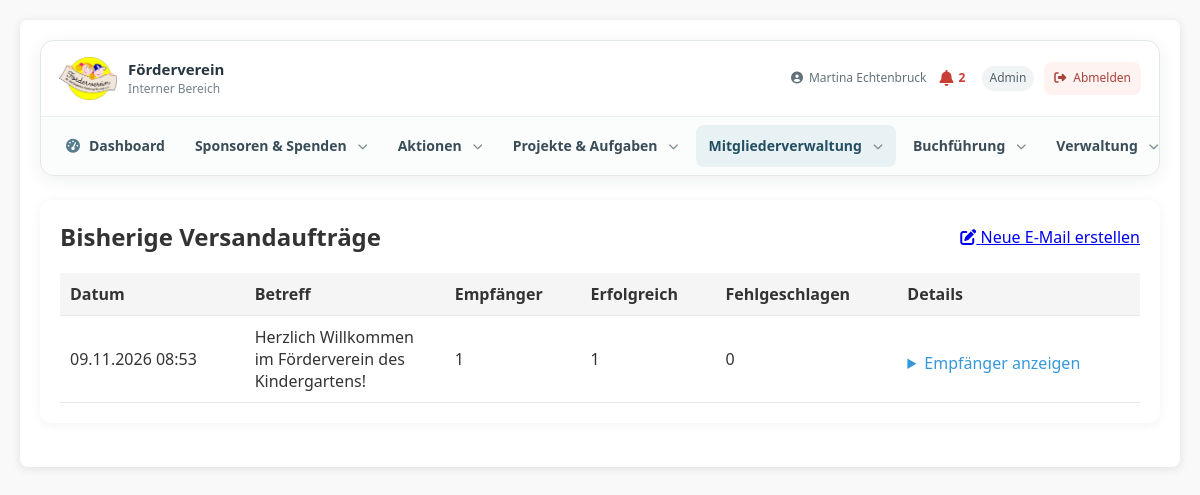
The page /mitglieder_versandhistorie.php (signed in) on the database its author committed.
### tables this page shows
CREATE TABLE `roles` (
  `id` int NOT NULL,
  `role_name` varchar(50) NOT NULL,
  `description` text,
  `created_at` timestamp NULL DEFAULT CURRENT_TIMESTAMP
);

CREATE TABLE `member_mail_batches` (
  `id` bigint UNSIGNED NOT NULL,
  `subject_enc` text NOT NULL,
  `body_enc` longtext NOT NULL,
  `recipient_count` int UNSIGNED NOT NULL DEFAULT '0',
  `sent_count` int UNSIGNED NOT NULL DEFAULT '0',
  `failed_count` int UNSIGNED NOT NULL DEFAULT '0',
  `created_at` datetime NOT NULL DEFAULT CURRENT_TIMESTAMP
);

### mitglieder_versandhistorie.php (called while the page is built, shortened)
<?php
require __DIR__ . '/app/Modules/Mitgliederverwaltung/Pages/history.php';

### app/Core/Auth.php (called while the page is built, shortened)
<?php
function getUserRole() {
    $database = new Database();
    $conn = $database->getConnection();
    $stmt = $conn->prepare("
        SELECT r.role_name
        FROM users u
        JOIN user_roles ur ON u.id = ur.user_id
        JOIN roles r ON ur.role_id = r.id
        WHERE u.id = ?
        LIMIT 1
    ");
    $stmt->execute([$_SESSION['user_id']]);
    return $stmt->fetchColumn();
}
?>

### app/Core/MemberEncryption.php (called while the page is built, shortened)
<?php
final class MemberEncryption
{
    private string $key;
    public function __construct(string $projectRoot)
    {
        $path = rtrim($projectRoot, '/\\') . '/private/member_encryption_key.php';
        $config = require $path;
        $encoded = is_array($config) ? ($config['key'] ?? '') : '';
        $key = is_string($encoded) ? base64_decode($encoded, true) : false;
        $this->key = $key;
    }
    public function decrypt(?string $stored): ?string
    {
        $raw = base64_decode(substr($stored, 3), true);
        $plain = openssl_decrypt(substr($raw, 28), 'aes-256-gcm', $this->key, OPENSSL_RAW_DATA, substr($raw, 0, 12), substr($raw, 12, 16));
        return $plain;
    }
}

### private/member_encryption_key.php (called while the page is built)
<?php
return [
    'key' => '8XVUGuq21G7+NRj645o5peEnNi2Y3iov5xFsLFwlHyE='
];

### app/Modules/Mitgliederverwaltung/Pages/history.php (the view, shortened to what this page needs)
<?php
$appRoot=dirname(__DIR__,4); require_once $appRoot.'/auth.php'; require_once $appRoot.'/app/Core/MemberEncryption.php';
function mhist($v):string{return htmlspecialchars((string)$v,ENT_QUOTES|ENT_SUBSTITUTE,'UTF-8');}
try{$db=(new Database())->getConnection();$crypto=new MemberEncryption($appRoot);$batches=$db->query('SELECT id,subject_enc,recipient_count,sent_count,failed_count,created_at FROM member_mail_batches ORDER BY created_at DESC,id DESC LIMIT 100')->fetchAll(PDO::FETCH_ASSOC);$rows=[];foreach($batches as $b){$b['subject']=$crypto->decrypt($b['subject_enc']);$stmt=$db->prepare('SELECT member_number,recipient_name_enc,recipient_email_enc,send_status,sent_at,error_message FROM member_mail_recipients WHERE batch_id=? ORDER BY id');$stmt->execute([$b['id']]);$b['recipients']=$stmt->fetchAll(PDO::FETCH_ASSOC);foreach($b['recipients'] as &$r){$r['name']=$crypto->decrypt($r['recipient_name_enc']);$r['email']=$crypto->decrypt($r['recipient_email_enc']);}unset($r);$rows[]=$b;}}catch(Throwable $e){error_log('Mitglieder-Versandhistorie: '.$e->getMessage());$error='Die Versandhistorie konnte nicht geladen werden. Bitte Datenbankmigration prüfen.';$rows=[];}
?>
<!doctype html><html lang="de"><head><link rel="stylesheet" href="styles.css"><link rel="stylesheet" href="includes/navigation.css"><link rel="stylesheet" href="https://cdnjs.cloudflare.com/ajax/libs/font-awesome/6.4.0/css/all.min.css"></head><body><div class="container"><header class="app-page-header"><?php require $appRoot.'/includes/navigation.php';?></header><main class="mh-wrap"><div class="mh-card"><div style="display:flex;justify-content:space-between;align-items:center;gap:12px;flex-wrap:wrap"><h2 style="margin:0">Bisherige Versandaufträge</h2><a href="mitglieder_kommunikation.php" class="mh-btn"><i class="fa-solid fa-pen-to-square"></i> Neue E-Mail erstellen</a></div><?php if(!empty($error)):?><?=mhist($error)?><?php elseif(!$rows):?><p class="mh-muted">Es wurden noch keine E-Mails über die Mitgliederkommunikation versendet.</p><?php else:?><div style="overflow-x:auto"><table class="mh-table"><thead><tr><th>Datum</th><th>Betreff</th><th>Empfänger</th><th>Erfolgreich</th><th>Fehlgeschlagen</th><th>Details</th></tr></thead><tbody><?php foreach($rows as $b):?><tr><td><?=date('d.m.Y H:i',strtotime($b['created_at']))?></td><td><?=mhist($b['subject'])?></td><td><?= (int)$b['recipient_count']?></td><td><?= (int)$b['sent_count']?></td><td><?= (int)$b['failed_count']?></td><td><details class="mh-details"><summary>Empfänger anzeigen</summary><?php foreach($b['recipients'] as $r):?><?= (int)$r['member_number']?><?=mhist($r['name'])?><?=mhist($r['email'])?> <?= $r['send_status']==='failed'?'failed':($r['send_status']==='pending'?'pending':'')?><?=mhist(['sent'=>'Versendet','failed'=>'Fehlgeschlagen','pending'=>'Ausstehend'][$r['send_status']]??$r['send_status'])?><?= $r['sent_at']?date('d.m.Y H:i',strtotime($r['sent_at'])):'–'?><?=mhist($r['error_message']??'')?><?php endforeach;?></details></td></tr><?php endforeach;?></tbody></table></div><?php endif;?></div></main></div></body></html>

### includes/navigation.php (shortened to what this page needs)
<?php
$navigationItems = require __DIR__ . '/../config/navigation.php';
$currentPage = basename(parse_url($_SERVER['SCRIPT_NAME'] ?? '', PHP_URL_PATH) ?: '');
$currentQuery = [];
parse_str((string) (parse_url($_SERVER['REQUEST_URI'] ?? '', PHP_URL_QUERY) ?: ''), $currentQuery);
$isNavigationItemActive = static function (array $item) use ($currentPage, $currentQuery): bool {
    if ($currentPage !== basename((string) ($item['url'] ?? ''))) return false;
    $targetQuery = [];
    parse_str((string) (parse_url((string) ($item['url'] ?? ''), PHP_URL_QUERY) ?: ''), $targetQuery);
    foreach (['view'] as $key) {
        if (($targetQuery[$key] ?? null) !== ($currentQuery[$key] ?? null)) return false;
    }
    return true;
};
$currentUserName = $_SESSION['full_name'] ?? $_SESSION['username'] ?? 'Benutzer';
$currentUserRole = getUserRole();
$notificationUnreadCount = 0;
try {
    $notificationDb = (new Database())->getConnection();
    $notificationDb->setAttribute(PDO::ATTR_ERRMODE, PDO::ERRMODE_EXCEPTION);
    $notificationUserId = (int)($_SESSION['user_id'] ?? 0);
    $notificationConditions = ['user_id=?', 'is_read=0'];
    $notificationParams = [$notificationUserId];
    $notificationCountStmt = $notificationDb->prepare('SELECT COUNT(*) FROM notifications WHERE '.implode(' AND ', $notificationConditions));
    $notificationCountStmt->execute($notificationParams);
    $notificationUnreadCount = (int)$notificationCountStmt->fetchColumn();
} catch (Throwable $notificationError) {
    error_log('Benachrichtigungszähler: '.$notificationError->getMessage());
}
$visibleItems = [];
foreach ($navigationItems as $item) {
    if (!isset($item['permission']) || $item['permission'] === null || hasPermission($item['permission'])) {
        $visibleItems[] = $item;
    }
}
$navigationGroups = [
    'Sponsoren & Spenden' => ['Sponsorenübersicht', 'Spendenaktion'],
    'Aktionen' => ['Verkäufe & Bestellungen', 'Helferlisten'],
    'Projekte & Aufgaben' => ['Aufgabenübersicht', 'Projekt anlegen', 'Einzelaufgaben', 'Vorlagen'],
    'Mitgliederverwaltung' => ['Mitgliederübersicht', 'E-Mail-Vorlagen', 'Mitgliederkommunikation', 'Versandhistorie'],
    'Buchführung' => ['Buchungen'],
    'Verwaltung' => ['Benutzerverwaltung', 'Rollen & Rechte'],
];
$dashboardItem = null;
foreach ($visibleItems as $item) {
    if ($item['label'] === 'Dashboard') $dashboardItem = $item;
}
?>
<div class="app-navigation" aria-label="Hauptnavigation">
    <div class="app-navigation-top">
        <a class="app-navigation-brand" href="dashboard.php" aria-label="Förderverein intern – Dashboard">
            <img src="/intern/assets/foerderverein-logo.png" alt="Förderverein Ev. Kindergarten Duisburg-Rumeln e.V.">
            <span><strong>Förderverein</strong><small>Interner Bereich</small></span>
        </a>
        <div class="app-navigation-user">
            <a class="app-navigation-user-name app-navigation-profile-link" href="profile.php" title="Profil und Einstellungen öffnen"><i class="fas fa-user-circle" aria-hidden="true"></i> <?= htmlspecialchars((string) $currentUserName, ENT_QUOTES, 'UTF-8') ?></a>
            <a class="app-navigation-notifications<?= $notificationUnreadCount > 0 ? ' has-unread' : '' ?>" href="notifications.php" aria-label="Benachrichtigungen<?= $notificationUnreadCount > 0 ? ': '.$notificationUnreadCount.' ungelesen' : '' ?>" title="Benachrichtigungen">
                <i class="fas fa-bell" aria-hidden="true"></i>
                <?php if ($notificationUnreadCount > 0): ?><span class="app-navigation-notifications-count"><?= $notificationUnreadCount > 99 ? '99+' : $notificationUnreadCount ?></span><?php endif; ?>
            </a>
            <?php if ($currentUserRole !== null && $currentUserRole !== false && $currentUserRole !== ''): ?>
                <span class="app-navigation-role"><?= htmlspecialchars((string) $currentUserRole, ENT_QUOTES, 'UTF-8') ?></span>
            <?php endif; ?>
            <a class="app-navigation-logout" href="logout.php" title="Abmelden"><i class="fas fa-right-from-bracket" aria-hidden="true"></i><span>Abmelden</span></a>
        </div>
    </div>
    <nav class="app-navigation-menu" id="app-navigation-menu" aria-label="Bereiche">
        <?php if ($dashboardItem): ?>
            <a class="app-navigation-link<?= $currentPage === basename($dashboardItem['url']) ? ' is-active' : '' ?>" href="<?= htmlspecialchars($dashboardItem['url'], ENT_QUOTES, 'UTF-8') ?>"<?= $currentPage === basename($dashboardItem['url']) ? ' aria-current="page"' : '' ?>>
                <i class="<?= htmlspecialchars($dashboardItem['icon'], ENT_QUOTES, 'UTF-8') ?>" aria-hidden="true"></i><span>Dashboard</span>
            </a>
        <?php endif; ?>
        <?php foreach ($navigationGroups as $groupLabel => $groupItemLabels): ?>
            <?php
            $items = array_values(array_filter($visibleItems, static fn($item) => in_array($item['label'], $groupItemLabels, true)));
            $groupActive = false;
            foreach ($items as $item) if ($isNavigationItemActive($item)) $groupActive = true;
            ?>
            <div class="app-navigation-group<?= $groupActive ? ' has-active' : '' ?>">
                <button class="app-navigation-link app-navigation-group-toggle" type="button" aria-expanded="false">
                    <span><?= htmlspecialchars($groupLabel, ENT_QUOTES, 'UTF-8') ?></span><i class="fas fa-chevron-down app-navigation-chevron" aria-hidden="true"></i>
                </button>
            </div>
        <?php endforeach; ?>
    </nav>
</div>

### styles.css (style rules this page uses)
:root { --primary-color: #3498db; --success-color: #2ecc71; --warning-color: #f39c12; --danger-color: #e74c3c; --light-gray: #f5f5f5; --border-color: #ddd; --button-gray: #6c757d; }
* { box-sizing: border-box; }
body { font-family: 'Segoe UI', Tahoma, Geneva, Verdana, sans-serif; margin: 0; padding: 20px; background-color: #f9f9f9; color: #333; }
.container { max-width: 1400px; margin: 0 auto; background-color: white; border-radius: 8px; box-shadow: 0 2px 10px rgba(0,0,0,0.1); padding: 20px; }
table { width: 100%; border-collapse: collapse; margin-top: 20px; }
th, td { padding: 12px 15px; text-align: left; border-bottom: 1px solid var(--border-color); }
th { background-color: var(--light-gray); font-weight: 600; }
th:nth-child(2) { width: 200px; min-width: 200px; }
html { -webkit-text-size-adjust: 100%; text-size-adjust: 100%; }
img, video, canvas, svg { max-width: 100%; }
input, select, textarea, button { font: inherit; }
button, input[type="button"], input[type="submit"], .btn, .button { touch-action: manipulation; }

### includes/navigation.css (style rules this page uses)
.app-navigation { width: 100%; text-align: left; color: #263640; font-size: 14px; line-height: 1.4; border: 1px solid #e2e7e9; border-radius: 14px; background: #fff; box-shadow: 0 4px 18px rgba(30, 45, 55, .07); position: relative; z-index: 50; }
.app-navigation-top { display: flex; align-items: center; gap: 18px; min-height: 76px; padding: 10px 18px; border-bottom: 1px solid #edf0f1; }
.app-navigation-brand { display: inline-flex; align-items: center; gap: 11px; min-width: 205px; color: #263640; text-decoration: none; }
.app-navigation-brand img { display: block; width: 58px; height: 52px; object-fit: contain; }
.app-navigation-brand span { display: flex; flex-direction: column; gap: 3px; }
.app-navigation-brand strong { font-size: 15px; line-height: 1.2; }
.app-navigation-brand small { color: #75818a; font-size: 12px; }
.app-navigation-user { margin-left: auto; display: flex; align-items: center; justify-content: flex-end; gap: 10px; color: #64717a; font-size: 12px; min-width: 0; }
.app-navigation-user-name { display: inline-flex; align-items: center; gap: 6px; }
.app-navigation-role { padding: 4px 8px; border-radius: 99px; background: #f0f4f5; color: #53636c; }
.app-navigation-notifications { position: relative; display: inline-flex; align-items: center; justify-content: center; gap: 5px; min-width: 24px; min-height: 32px; padding: 2px 3px; border: 0; border-radius: 0; background: transparent; color: #8a969c; text-decoration: none; font-size: 16px; transition: color .15s ease; }
.app-navigation-notifications > i { color: inherit; }
.app-navigation-notifications.has-unread, .app-navigation-notifications.has-unread > i { color: #c83d36; }
.app-navigation-notifications-count { color: #c83d36; font-size: 12px; line-height: 1; font-weight: 700; min-width: 10px; text-align: left; }
.app-navigation-logout { display: inline-flex; align-items: center; gap: 7px; padding: 8px 10px; border-radius: 8px; color: #a8423b !important; text-decoration: none; background: #fff3f2; white-space: nowrap; }
.app-navigation-menu { display: flex; align-items: stretch; gap: 4px; padding: 8px 12px; background: #fbfcfc; border-radius: 0 0 14px 14px; }
.app-navigation-link { display: inline-flex; align-items: center; justify-content: center; gap: 9px; min-height: 42px; padding: 10px 13px; border: 0; border-radius: 8px; background: transparent; color: #394c57; font: inherit; font-weight: 600; text-decoration: none; white-space: nowrap; cursor: pointer; }
.app-navigation-link.is-active, .app-navigation-group.has-active > .app-navigation-link { background: #e8f1f4; color: #244f62; }
.app-navigation-link > i:first-child { color: #577c8b; }
.app-navigation-group { position: relative; display: flex; align-items: stretch; }
.app-navigation-group-toggle { width: 100%; }
.app-navigation-chevron { margin-left: 2px; font-size: 10px; color: #7a8990; transition: transform .15s ease; }
.app-page-header { display: flex; flex-direction: column; align-items: stretch; gap: 18px; margin-bottom: 24px; }
.app-page-header > .app-navigation { width: 100%; min-width: 0; }
.app-page-header { display: block; }
.app-navigation-profile-link, .app-navigation-profile-link:visited, .app-navigation-profile-link:hover, .app-navigation-profile-link:active { color: inherit !important; text-decoration: none !important; }
.app-navigation-profile-link { cursor: pointer; }

### rows shown on the page
roles: role_name "Admin"
member_mail_batches: created_at "09.11.2026 08:53", subject "Herzlich Willkommen im Förderverein des Kindergartens!", recipient_count "1", sent_count "1", failed_count "0"

### other values the page prints
$currentUserName "Martina Echtenbruck"
$notificationUnreadCount "2"
$groupLabel "Sponsoren & Spenden"
$groupLabel "Aktionen"
$groupLabel "Projekte & Aufgaben"
$groupLabel "Mitgliederverwaltung"
$groupLabel "Buchführung"
$groupLabel "Verwaltung"
